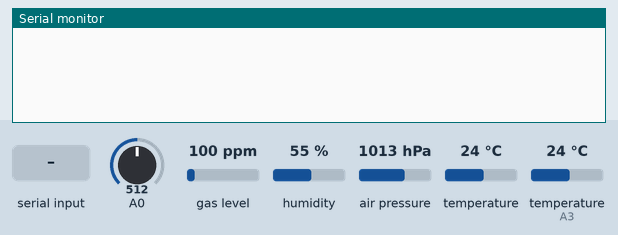
Recording of a sketch running on a simulated Arduino Nano, built with avr-gcc and run on an emulated ATmega328P. Parts: the last lines printed to the serial monitor. Inputs (shaded band) come from the test bench; at power-on: gas level 100 ppm, humidity 55 %, air pressure 1013 hPa, A0 = 512, temperature 24 °C, temperature (sensor on A3) 24 °C.

Above: at 1.2 s.
1.3 s: "1" received over Serial
At 3.8 s:
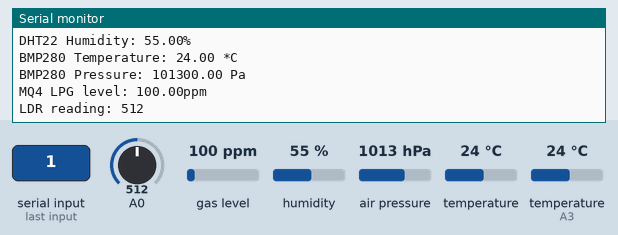
4.3 s: gas level set to 20 ppm
5.8 s: humidity set to 22 %
At 7.0 s:
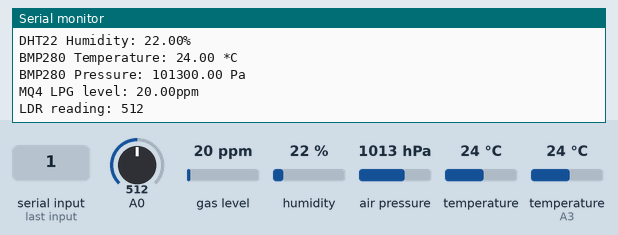
7.3 s: air pressure set to 952 hPa
8.8 s: A0 set to 716
At 9.6 s:
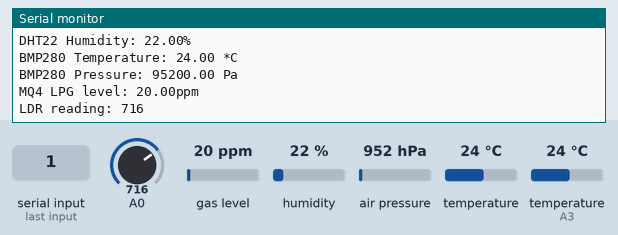

Measured:
- after the input at 1.3 s, the serial monitor: prints a new line after 1.0 s (image 1)
- after the input at 5.8 s, the serial monitor: prints a new line after 0.24 s (image 2)
- after the input at 8.8 s, the serial monitor: prints a new line after 0.35 s (image 3)

The sketch:

V2-11-27-23_LDR_included_WithPower_Switching.ino
```cpp
#include <Adafruit_Sensor.h>
#include <DHT.h>
#include <DHT_U.h>
#include <Wire.h>
#include <SPI.h>
#include <Adafruit_BMP280.h>
#include <MQUnifiedsensor.h>


/*
Harware connections. Board; Arduino Nano.
Analog Pins.
-------------------------------------
A0
A1   ldr
A2   MQ4 output.
A3   DHT22 output.
A4   SDA of BMP280
A5   SCL of BMP280
A6
A7

Digital Pins (PWM 3, 5, 6, 9, 10, 11)
-------------------------------------
D1
D2
~D3
D4   Transistor switching pin.
~D5
~D6
D7
D8
~D9
~D10
~D11
D12
D13


*/
// Use Ctrl+R to compile code.

#define BMP_SCK (13)
#define BMP_MISO (12)
#define BMP_MOSI (11)
#define BMP_CS (10)
Adafruit_BMP280 bmp;  // I2C


#define powerPin 4
#define ldrPin A1
#define DHTPIN A3  // Digital pin connected to the DHT sensor
// Feather HUZZAH ESP8266 note: use pins 3, 4, 5, 12, 13 or 14 --
// Pin 15 can work but DHT must be disconnected during program upload.

// Uncomment the type of sensor in use:
//#define DHTTYPE    DHT11     // DHT 11
#define DHTTYPE DHT22  // DHT 22 (AM2302)
//#define DHTTYPE    DHT21     // DHT 21 (AM2301)
// See guide for details on sensor wiring and usage:
//   https://learn.adafruit.com/dht/overview

DHT_Unified dht(DHTPIN, DHTTYPE);

uint32_t delayMS;


/************************Hardware Related MQ4 Macros************************************/
#define Board ("Arduino Nano")
#define Pin (A2)  //Analog input 4 of your arduino
/***********************Software Related MQ4 Macros************************************/
#define Type ("MQ-4")  //MQ4
#define Voltage_Resolution (5)
#define ADC_Bit_Resolution (10)  // For arduino UNO/MEGA/NANO
#define RatioMQ4CleanAir (4.4)   //RS / R0 = 60 ppm
/*****************************Globals***********************************************/
//Declare Sensor
MQUnifiedsensor MQ4(Board, Voltage_Resolution, ADC_Bit_Resolution, Pin, Type);


void initializeSensors()
{
    // Initialize humidity and temperature sensor. .
  dht.begin();
  // Print temperature sensor details.
  sensor_t sensor;
  dht.temperature().getSensor(&sensor);
  dht.humidity().getSensor(&sensor);


  bmp.begin();
  /* Default settings from datasheet. */
  bmp.setSampling(Adafruit_BMP280::MODE_NORMAL,     /* Operating Mode. */
                  Adafruit_BMP280::SAMPLING_X2,     /* Temp. oversampling */
                  Adafruit_BMP280::SAMPLING_X16,    /* Pressure oversampling */
                  Adafruit_BMP280::FILTER_X16,      /* Filtering. */
                  Adafruit_BMP280::STANDBY_MS_500); /* Standby time. */

  //Set math model to calculate the PPM concentration and the value of constants
  MQ4.setRegressionMethod(0);  //_PPM =  pow(10, (log10(ratio)-b)/a)
  MQ4.init();
  //MQ-4 calibration
  float calcR0 = 0;
  for (int i = 1; i <= 10; i++) {
    MQ4.update();  // Update data, the arduino will read the voltage from the analog pin
    calcR0 += MQ4.calibrate(RatioMQ4CleanAir);
  }
  MQ4.setR0(calcR0 / 10);

  //MQ-4 calibration error warnings.
  if (isinf(calcR0)) { Serial.println("Warning: Conection issue, R0 is infinite (Open circuit detected) please check your wiring and supply"); }
  if (calcR0 == 0) { Serial.println("Warning: Conection issue found, R0 is zero (Analog pin shorts to ground) please check your wiring and supply"); }
}

void setup() {
  Serial.begin(9600);
  pinMode(powerPin, OUTPUT);
  digitalWrite(powerPin, LOW);
 // delay(1000);  What if we do not initialize in the setup at all?
 // initializeSensors();
  //digitalWrite(powerPin, LOW);

}


byte sensorOn = 0; //Whether sensor power is on or off.
long long lastReadTime = millis(); //Last time in millis we accessed the sensor reading.
#define readingInterval  3000   //The interval between successive readings in millisecond.

void loop() {
  // Delay between measurements.
 // delay(3000);
  if (Serial.available()) {
    char command;
    command = Serial.read();
    if (command == '1')
     {
      digitalWrite(powerPin, HIGH);
      delay(500); //Having a short delay before initializing the sensors.
      sensorOn = 1;
      initializeSensors();
      delay(500);
     }
    else if (command == '0')
    {
      digitalWrite(powerPin, LOW);
      sensorOn = 0;
    }
    Serial.println("Got serial command!");
  }

  if(sensorOn==1)
  {
     if(millis() - lastReadTime > readingInterval)
     {
        lastReadTime = millis();
            // Get temperature event and print its value.
        sensors_event_t event;

        dht.temperature().getEvent(&event);
        if (isnan(event.temperature)) {
          Serial.println(F("DHT22 Temperature: Error"));
        } else {
          Serial.print(F("DHT22 Temperature: "));
          Serial.print(event.temperature);
          Serial.println(F("°C"));
        }


        // Get humidity event and print its value.
        dht.humidity().getEvent(&event);
        if (isnan(event.relative_humidity)) {
          Serial.println(F("DHT22 Humidity: Error"));
        } else {
          Serial.print(F("DHT22 Humidity: "));
          Serial.print(event.relative_humidity);
          Serial.println(F("%"));
        }

        Serial.print(F("BMP280 Temperature: "));
        Serial.print(bmp.readTemperature());
        Serial.println(" *C");


        Serial.print(F("BMP280 Pressure: "));
        Serial.print(bmp.readPressure());
        Serial.println(" Pa");


        //MQ4 reading part.
        MQ4.update();  // Update data, the arduino will read the voltage from the analog pin
        MQ4.setA(-0.318);
        MQ4.setB(1.133);               // A -> Slope, B -> Intersect with X - Axis
        float LPG = MQ4.readSensor();  // Sensor will read PPM concentration using the model, a and b values set previously or from the setup

        //  exposure to 2000 ppm of LPG gas is immediately dangerous to life and health. In this section
        if (LPG >= 2000) {
          Serial.print("MQ4 LPG level: (!)");
          Serial.print(LPG);
          Serial.println("ppm");
        } else {
          Serial.print("MQ4 LPG level: ");
          Serial.print(LPG);
          Serial.println("ppm");
        }

        Serial.print("LDR reading: ");
        Serial.println(analogRead(A0));
        Serial.println();
     }

  }


}
```
